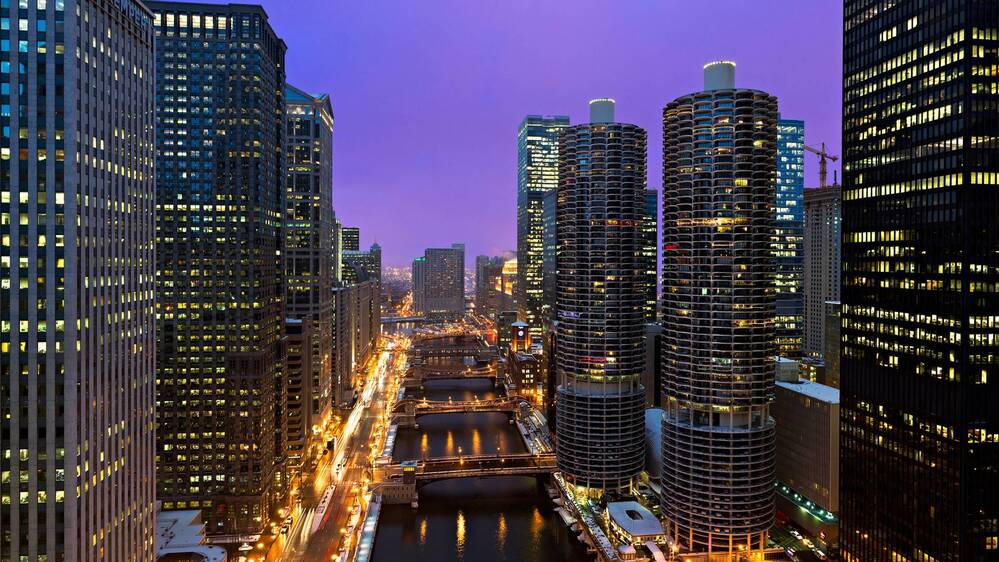
#> input picture skys.jpg, 999 x 562 px
$ jupyter execute ex8.ipynb
#> lines starting #> are read from the running program, lines starting #| are printed output that depends on the picture; after the words box and inside, x2 and y2 are one past the last pixel; in counts of white or black regions, pixels touching at a corner belong together
[cell 1]
# Read image and convert it to grayscale image

import numpy as np
import matplotlib.pyplot as plt
import cv2
image = cv2.imread("skys.jpg",0)
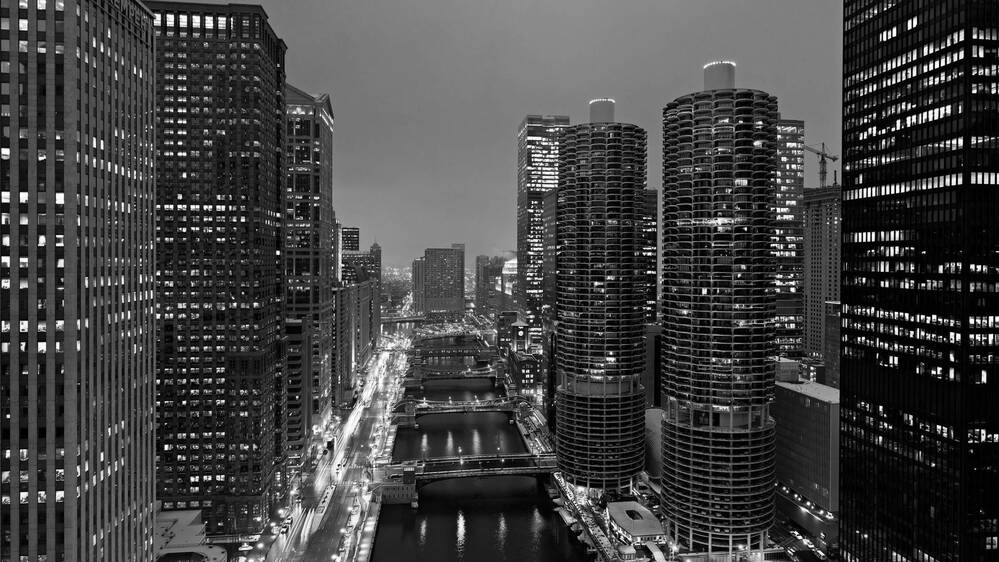
#> image: shape (562, 999); min 0, max 255, mean 66.8
img = cv2.GaussianBlur(image,(3,3),0)
plt.axis('off')
plt.imshow(img)
plt.show()

# Find the edges in the image using canny detector and display
edge = cv2.Canny(img,100,200)
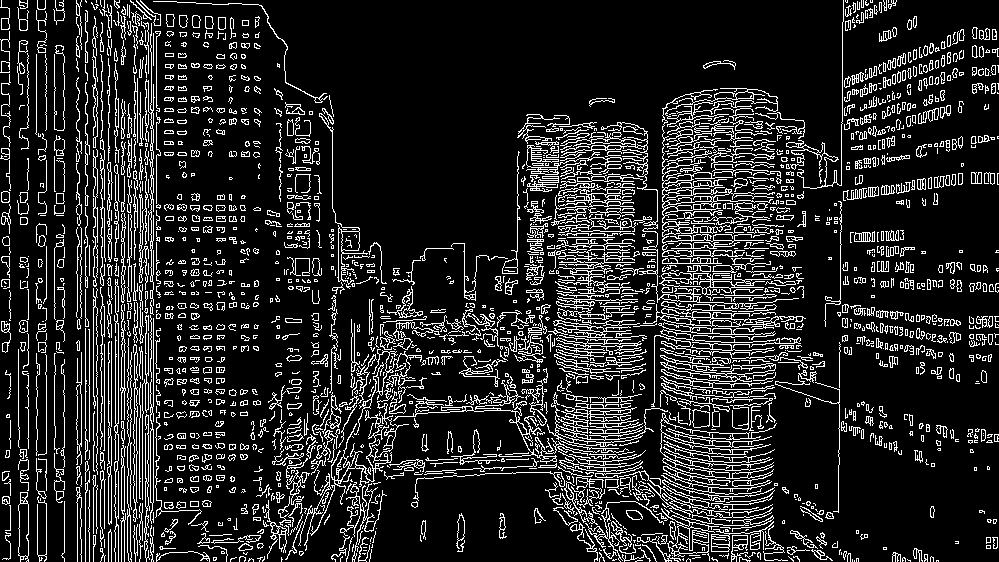
#> edge: shape (562, 999); 14.7% white in thin lines or dots
plt.imshow(edge,cmap='gray')
plt.title('Edge Image')
plt.xticks([])
plt.yticks([])
plt.show()

# Detect points that form a line using HoughLinesP
lines=cv2.HoughLinesP(edge,1,np.pi/180, threshold=80, minLineLength=50,maxLineGap=250)
#> lines = 355 rows, first 6: [108, 561, 108, 8], [85, 561, 85, 0], [115, 561, 115, 1], [145, 557, 145, 5], [156, 561, 156, 1], [93, 561, 93, 5]

# Draw lines on the image
for line in lines:
    x1,y1,x2,y2 = line[0]
    cv2.line(edge,(x1,y1),(x2,y2),(255,0,0),3)
#> this loop made 355 passes
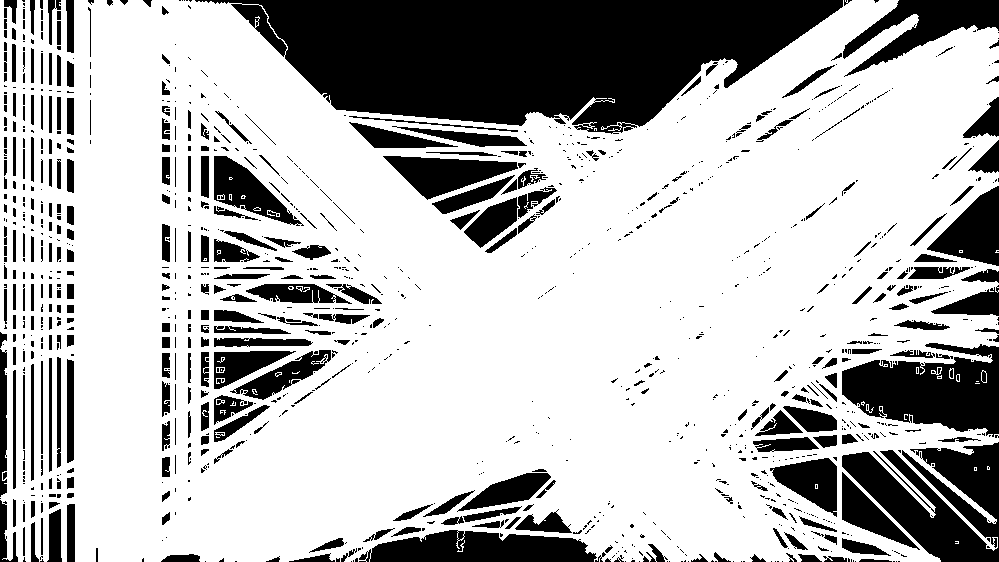
#> edge: shape (562, 999); 72.7% white; 1202 black regions (830 under 20 px), largest, box (x1, y1, x2, y2) and area: (195, 0, 843, 134) 55339, (842, 442, 999, 562) 11140, (842, 343, 999, 437) 9482

# Display the result
plt.imshow(edge)
plt.axis('off')
plt.show()

$ run again, with oi2.png saved as skys.jpg
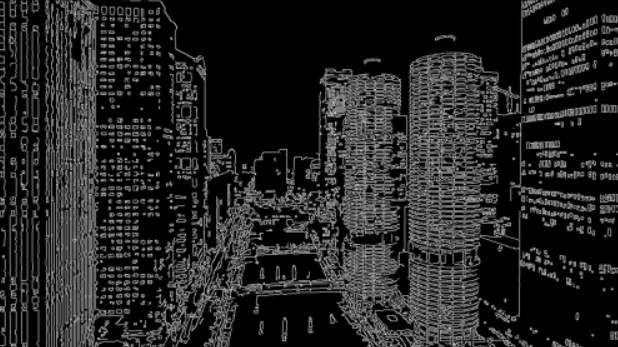
#> input picture oi2.png, 618 x 347 px
#> image is the input picture: shape (347, 618); min 0, max 188, mean 37.7
#> `edge = cv2.Canny(img,100,200)`:
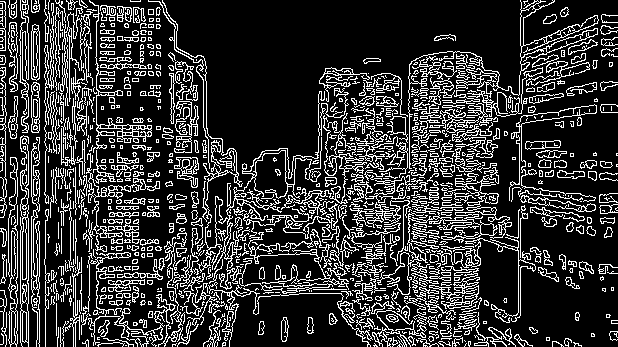
#> edge: shape (347, 618); 20.9% white in thin lines or dots
#> lines = 191 rows, first 6: [45, 346, 45, 0], [57, 343, 605, 14], [57, 340, 616, 56], [1, 328, 613, 55], [28, 346, 28, 5], [39, 346, 39, 4]
#> the loop `for line in lines:` made 191 passes
#> after the loop `for line in lines:`:
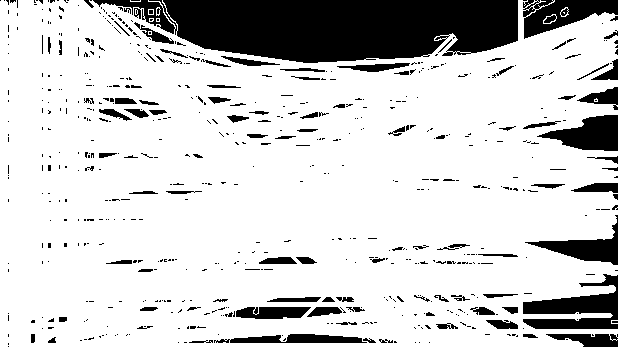
#> edge: shape (347, 618); 81.8% white; 615 black regions (509 under 20 px), largest, box (x1, y1, x2, y2) and area: (93, 0, 518, 63) 19495, (523, 274, 618, 329) 2695, (523, 0, 618, 39) 2062
